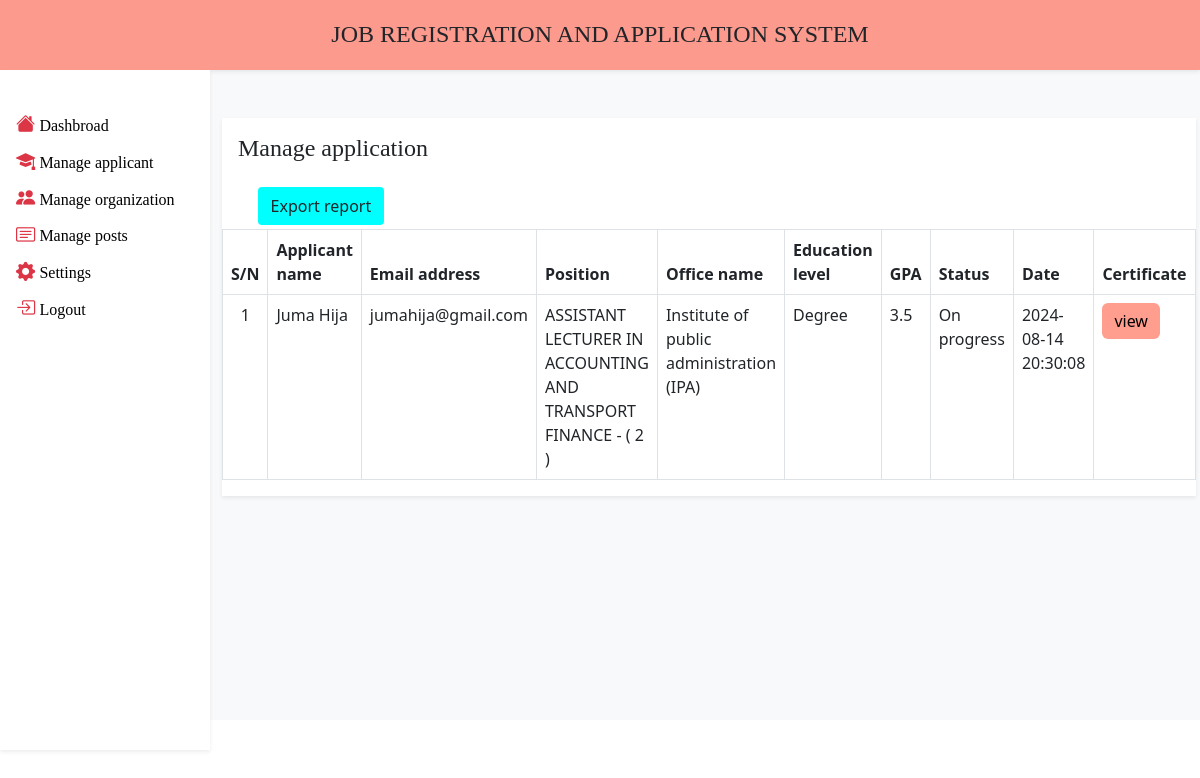
Page /admin/manageApplicant.php (signed in) on the committed database.
### tables this page shows
CREATE TABLE `application` (
  `id` int(11) NOT NULL,
  `postId` int(11) NOT NULL,
  `applicantEmail` varchar(45) NOT NULL,
  `appStatus` varchar(15) NOT NULL DEFAULT 'On progress'
);

CREATE TABLE `applicant` (
  `appId` int(11) NOT NULL,
  `firstName` varchar(30) NOT NULL,
  `lastName` varchar(30) NOT NULL,
  `email` varchar(45) NOT NULL,
  `phoneNumber` varchar(20) NOT NULL
);

CREATE TABLE `post` (
  `postID` int(11) NOT NULL,
  `position` varchar(150) NOT NULL,
  `description` text NOT NULL,
  `amount` int(11) NOT NULL,
  `postDate` datetime NOT NULL,
  `endDate` datetime NOT NULL,
  `officeName` varchar(50) NOT NULL,
  `status` varchar(20) NOT NULL DEFAULT 'Opening'
);

CREATE TABLE `academicQualification` (
  `aqId` int(11) NOT NULL,
  `educationLevel` varchar(80) NOT NULL,
  `instituteName` varchar(150) NOT NULL,
  `programName` varchar(90) NOT NULL,
  `startYear` year(4) NOT NULL,
  `endYear` year(4) NOT NULL,
  `gpa` char(4) NOT NULL,
  `certificate` varchar(80) NOT NULL,
  `applicantEmail` varchar(45) NOT NULL
);

### admin/manageApplicant.php (the view, shortened to what this page needs)
<?php include_once "topHeader.php"; ?>
            <div class='container-fluid mt-5'>
                    <div class="card border-0 shadow-sm rounded-0">
                      <div class="card-body">
                        <div class="row">
                            <p class="h4 font-f">Manage application </p>
                          </div>
                        </div>
                <div class="col-md-2 text-end">
                    <button  style="background-color:cyan;" onclick="downloadCSV()" class="btn btn-download rounded-1">Export report</button>
                </div>
                        <table class='table table-hover table-bordered mt-1' id="post-table">
                          <thead>
                            <tr>
                              <th width='1%'>S/N</th>
                              <th>Applicant name</th>
                              <th>Email address</th>
                              <th >Position</th>
                              <th >Office name</th>
                              <th >Education level</th>
                              <th>GPA </th>
                              <th>Status</th>
                              <th>Date </th>
                              <th >Certificate</th>
                            </tr>
                          </thead>
                          <tbody>
                            <?php
                              $no =  1;
                              $app = mysqli_query($con,"select a.*, p.*, s.*, ac.* from application a JOIN post p ON a.postId = p.postID  JOIN applicant s ON a.applicantEmail = s.email JOIN academicQualification ac ON s.email = ac.applicantEmail order by ac.gpa desc; ");
                              while ($query = mysqli_fetch_array($app)) {
                            ?>
                              <tr>
                                      <td class='text-center'><?php echo $no; ?></td>
                                      <td><?php echo ucwords($query['firstName']." ".$query['lastName']); ?> </td>
                                      <td><?php echo $query['email']; ?> </td>
                                        <td><?php echo $query['position']." - ( ".$query['amount']." )"; ?> </td>
                                        <td> <?php echo $query['officeName']; ?></td>
                                        <td> <?php echo $query['educationLevel']; ?></td>
                                        <td> <?php echo $query['gpa']; ?></td>
                                        <td><?php echo $query['appStatus']; ?></td>
                                        <td> <?php echo $query['postDate']; ?></td>
                                        <td>
                                            <a class="btn btn-info border-0" href="../applicant/cv/<?php echo $query['certificate']; ?>" target="_blank" style="background-color:rgba(255, 93, 69, 0.6);">view</a>
                                        </td>
                              </tr>
                            <?php $no +=1; }?>
                          </tbody>
                        </table>
                      </div>
                    </div>
                </div>
            </div>
</body>
</html>

### assets/css/style.css (style rules this page uses)
.font-f { font-family: initial; }

### rows in the picture
application: applicant.firstName+lastName "Juma Hija", applicant.email "jumahija@gmail.com", postId.position "ASSISTANT LECTURER IN ACCOUNTING AND TRANSPORT FINANCE", postId.amount "2", postId.officeName "Institute of public administration (IPA)", academicqualification.educationLevel "Degree", academicqualification.gpa "3.5", appStatus "On progress", postId.postDate "2024-08-14 20:30:08"
